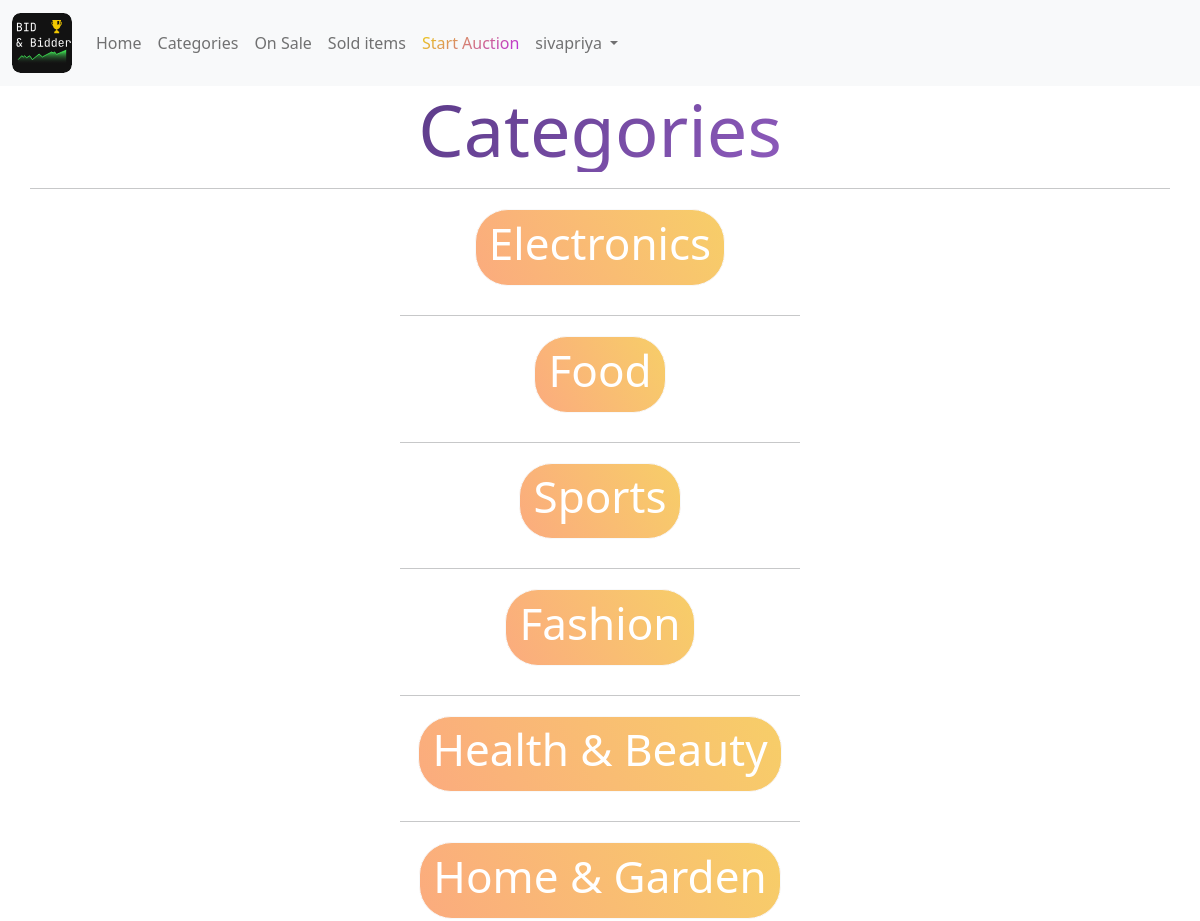
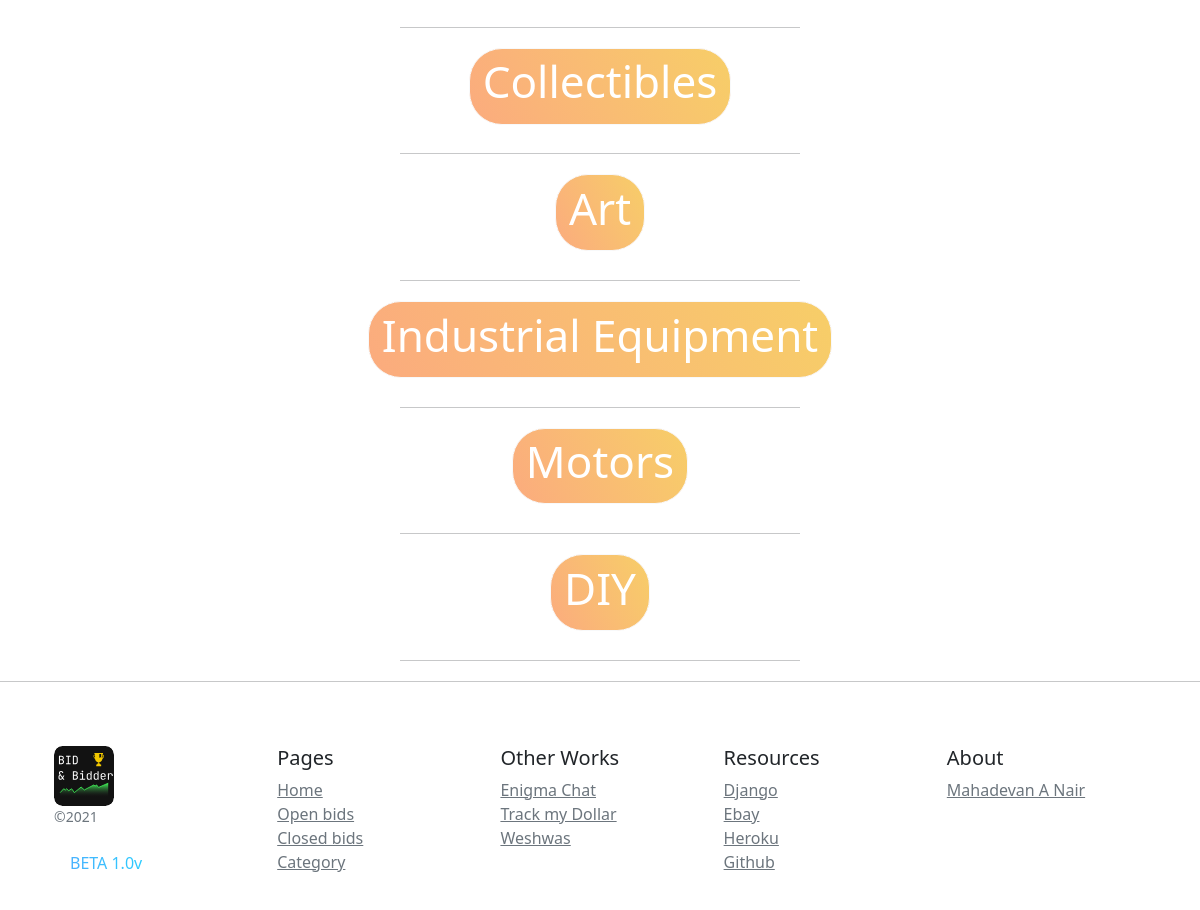
Screenshot of /categorylist (signed in) with the database file from the repository (2 pictures, top to bottom).
### auctions/models.py (models this page shows, shortened)
class User(AbstractUser):
    def __str__(self):
        return f"{self.username}"

class Category(models.Model):
    category = models.CharField(max_length = 30)

### auctions/views.py (the view)
# urls.py: path("categorylist", views.categorylist_page, name="categorylistpage"),
def categorylist_page(request):
    try:
        obj_count = AuctionList.objects.filter(watchers = request.user).count()
    except:
        obj_count = ""
    """ didint complete aution info view etc """
    category_list = Category.objects.all()
    empty = False
    if len(category_list) == 0:
        empty = True
    return render(request, "auctions/categorylist.html", {
        "category_list": category_list,
        "empty": empty,
        "watcher_count": obj_count
    })

### auctions/templates/auctions/categorylist.html
{% extends "auctions/layout.html" %}
{% block body %}
<h2 class='display-2 text-center'style='background: linear-gradient( 135deg, #3B2667 10%, #BC78EC 100%);-webkit-background-clip: text;
-webkit-text-fill-color: transparent;'><strong>Categories</strong></h2>
<hr class="container">
{% for category in category_list %}
<div class="text-center text-light" style="margin: 20px auto;">
<h1 class="btn btn-light" style="background-color: #FBAB7E;
background-image: linear-gradient(62deg, #FBAB7E 0%, #F7CE68 100%);border-radius: 30px; zoom: 1.1;
" ><a style="text-decoration: none;" href="{% url 'category_view' category.id %}"><h1 style="color: white;">{{ category.category }}</h1></a></h1>
</div>
<hr class="col-4" style="margin: 0 auto;" >
{% empty %}
<h1>no categories created by admin</h1>
{% endfor %}
{% endblock %}

### auctions/templates/auctions/layout.html (shortened to what this page needs)
{% load static %}
<!DOCTYPE html>
<html lang="eng">
	<head>
	    <link href="https://cdn.jsdelivr.net/npm/bootstrap@5.0.1/dist/css/bootstrap.min.css" rel="stylesheet">
  </head>
  <body>
	<nav class="navbar navbar-expand-lg navbar-light bg-light">
	  <div class="container-fluid">
	    <a class="navbar-brand" href="{% url 'index'%}">
    </a>
	    <div class="collapse navbar-collapse" id="navbarSupportedContent">
	      <ul class="navbar-nav me-auto mb-2 mb-lg-0">
	        <li class="nav-item">
	          <a class="nav-link" aria-current="page" href="{% url 'index' %}">Home</a>
	        </li>
	        <li class="nav-item">
	          <a class="nav-link" href="{% url 'categorylistpage' %}">Categories</a>
	        </li>
	        <li class="nav-item">
	          <a class="nav-link" href="{% url 'activelisting' %}">On Sale</a>
	        </li>
	        <li class="nav-item">
	          <a class="nav-link" href="{% url 'closedlisting' %}">Sold items</a>
	        </li>
          <li class="nav-item">
	          <a class="nav-link" style='background:linear-gradient( 135deg, #EECE13 10%, #B210FF 100%);;-webkit-background-clip: text;
            -webkit-text-fill-color: transparent;'  href="{% url 'createlisting' %}">Start Auction</a>
	        </li>
	        {% if user.is_authenticated %}
	        <li class="nav-item dropdown">
	          <a class="nav-link dropdown-toggle" href="{% url 'mydetailpage' %}" id="navbarDropdown" role="button" data-bs-toggle="dropdown" aria-expanded="false">
	            {{ user.username }}
	          </a>
	        </li>
	        {% endif %}
	      </ul>
	    </div>
	  </div>
	</nav>
    {% block body %}
    {% endblock %}
<hr size="3px" style="margin-top: 20px;">
<div class="container">
    <footer class="container py-5">
      <div class="row">
        <div class="col-12 col-md">
          <small class="d-block mb-3 text-muted">©2021</small>
          <p class="nav-link active mb-3" aria-current="page" style='background-image: linear-gradient(to right, #4facfe 0%, #00f2fe 100%);;-webkit-background-clip: text;
          -webkit-text-fill-color: transparent;' href="#">BETA 1.0v</p>
        </div>
        <div class="col-6 col-md">
          <h5>Pages</h5>
          <ul class="list-unstyled text-small">
            <li><a class="text-muted" href="{% url 'index' %}">Home</a></li>
            <li><a class="text-muted" href="{% url 'activelisting' %}">Open bids</a></li>
            <li><a class="text-muted" href="{% url 'closedlisting' %}">Closed bids</a></li>
            <li><a class="text-muted" href="{% url 'categorylistpage' %}">Category</a></li>
          </ul>
        </div>
        <div class="col-6 col-md">
          <h5>Other Works</h5>
          <ul class="list-unstyled text-small">
            <li><a class="text-muted" href="https://ecodersenigmaapp.herokuapp.com/">Enigma Chat</a></li>
            <li><a class="text-muted" href="https://trackmydollar.herokuapp.com/login">Track my Dollar</a></li>
            <li><a class="text-muted" href="http://www.weshwas.tk/">Weshwas</a></li>
          </ul>
        </div>
        <div class="col-6 col-md">
          <h5>Resources</h5>
          <ul class="list-unstyled text-small">
            <li><a class="text-muted" href="https://www.djangoproject.com/">Django</a></li>
            <li><a class="text-muted" href="https://www.ebay.com/">Ebay</a></li>
            <li><a class="text-muted" href="https://www.heroku.com">Heroku</a></li>
            <li><a class="text-muted" href="https://github.com/mahadevananair1">Github</a></li>
          </ul>
        </div>
        <div class="col-6 col-md">
          <h5>About</h5>
          <ul class="list-unstyled text-small">
            <li><a class="text-muted" href="https://github.com/mahadevananair1">Mahadevan A Nair</a></li>
          </ul>
        </div>
      </div>
    </footer>
</div>
  </body>
</html>

### rows the page displays
User: username "sivapriya"
Category: category "Electronics"
Category: category "Food"
Category: category "Sports"
Category: category "Fashion"
Category: category "Health & Beauty"
Category: category "Home & Garden"
Category: category "Collectibles"
Category: category "Art"
Category: category "Industrial Equipment"
Category: category "Motors"
Category: category "DIY"
